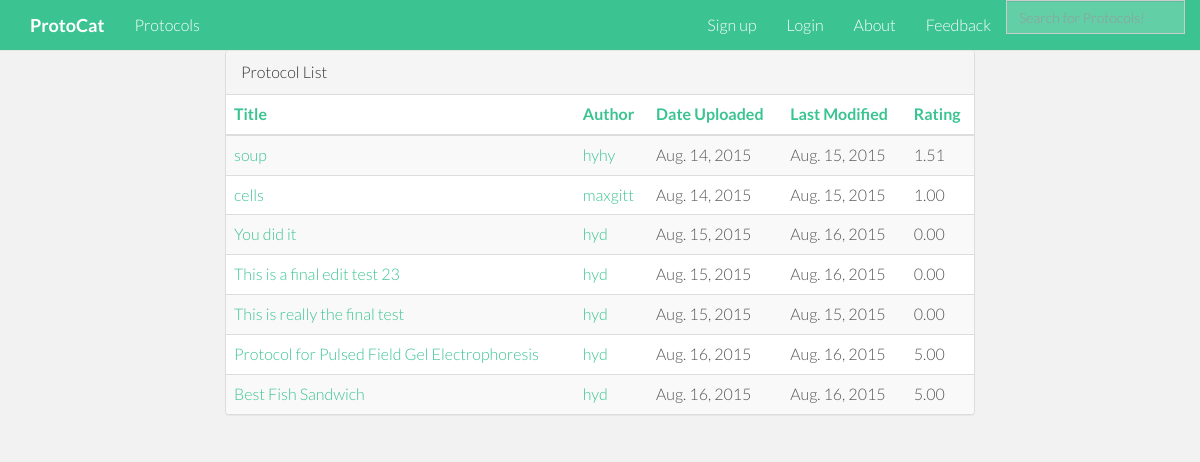
The app's page /protocol_list/, older data.
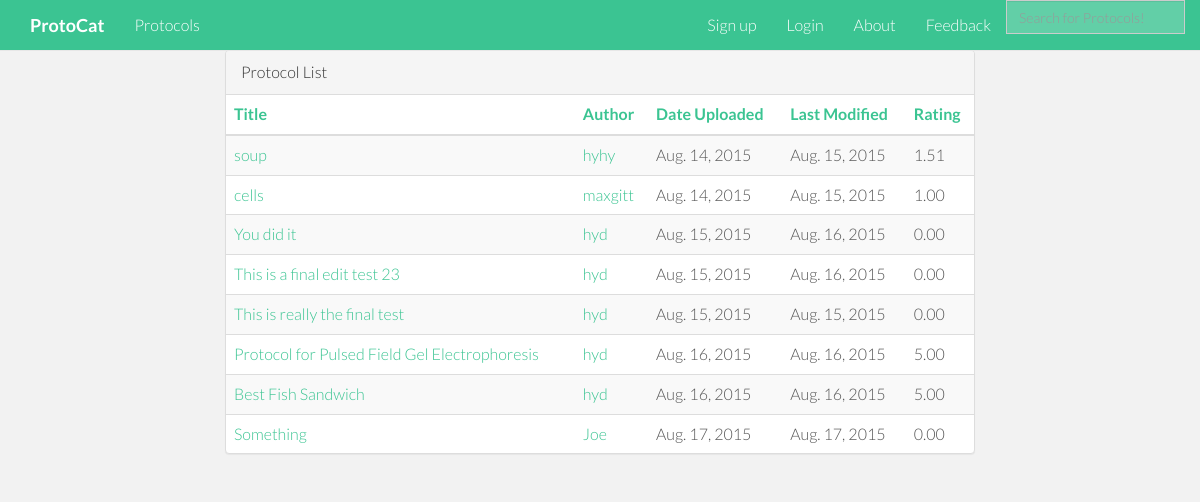
The same page, newer data.
### protocat_app/models.py (models this page shows)
class Protocol(models.Model):
    id = models.AutoField(primary_key=True)
    title = models.TextField()
    author = models.CharField(max_length=50)
    date_of_upload = models.DateField(auto_now_add=True)
    date_modified = models.DateField(auto_now=True)
    description = models.TextField(blank=True)
    protocol_type = models.CharField(max_length=2, choices=PROTOCOL_TYPES, null=True, blank=True)
    rating = models.DecimalField(
        validators=[MinValueValidator(0.0), MaxValueValidator(5.0)],
        max_digits=3, decimal_places=2, default=2.50)
    num_ratings = models.IntegerField(default=0)
    user_rated = models.TextField(default='')
    reagents = models.TextField(default='')
    protocol_steps = models.TextField(default='')

### protocat_app/views.py (the view)
# urls.py: url(r'^protocol_list/', views.protocol_list, name='protocol_list'),
def protocol_list(request):
    all_entries = Protocol.objects.all()
    protocol_list=[]
    for each in Protocol.objects.all():
        title = each.title
        author = each.author
        date = each.date_of_upload
        last_mod = each.date_modified
        protocol_id = each.id
        rating = each.rating
        url = "/protocol_display/" + str(protocol_id)
        url2 = "/user_profile/" + str(author)
        inner_protocol = [title, author, date, protocol_id, url, rating, last_mod, url2]
        protocol_list.append(inner_protocol)
    return render(request,'protocat_app/protocol_list.html', {'protocol_list':protocol_list})

### protocat_app/templates/protocat_app/protocol_list.html
{% extends 'base.html' %}
{% load staticfiles %}
{% block content %}
    <div class="container">
        <div class="row">
            <div class="col-md-2"></div>
            <div class="col-md-8">
                <div class="panel panel-default">
                    <div class="panel-heading">Protocol List</div>
                        <table class="table table-striped">
                            <thead>
                                <tr>
                                    <th><a href="/title_list">Title</a></th>
                                    <th><a href="/author_list">Author</a></th>
                                    <th><a href="/date_list">Date Uploaded</a></th>
                                    <th><a href="/modified_list">Last Modified</a></th>
                                    <th><a href="/rating_list">Rating</a></th>
                                </tr>
                            </thead>
                            <tbody>
                            {% for protocol in protocol_list %}
                                <tr>
                                    <td><a href={{protocol.4}}>{{ protocol.0 }}</a></td>
                                    <td><a href={{protocol.7}}>{{ protocol.1 }}</a></td>
                                    <td>{{ protocol.2 }}</td>
                                    <td>{{ protocol.6 }}</td>
                                    <td>{{ protocol.5 }}</td>
                                </tr>
                            {% endfor %}
                            </tbody>
                        </table>
                </div>
            </div>
            <div class="col-md-2"></div>
        </div>
    </div>
{% endblock %}

Row changes from the older to the newer data that the page shows:
added Protocol: title "Something", author "Joe", date_of_upload "Aug. 17, 2015", date_modified "Aug. 17, 2015", rating "0.00"
